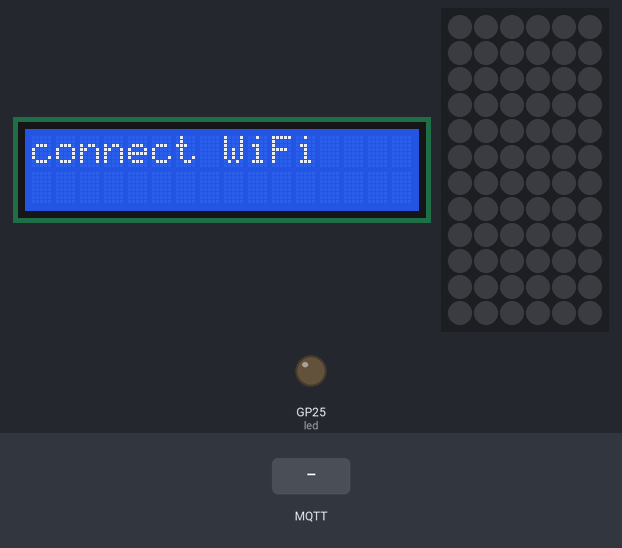
The program below on a simulated Raspberry Pi Pico running MicroPython. Parts: 16×2 character LCD, 6×12 RGB LED matrix (first LED top left, wired row by row), output pins drawn as LEDs (lit = HIGH). The test bench sets the inputs (shaded band). WiFi joins after 1.5 s; no MQTT or app messages arrive unless stated; values from a settings file that is not in the repository are placeholders; library files of the repository ran but are not shown: i2c_lcd.py, neopixel.py; what the program prints to the serial console is not drawn.

Above: at 0.4 s.
At 2.2 s:
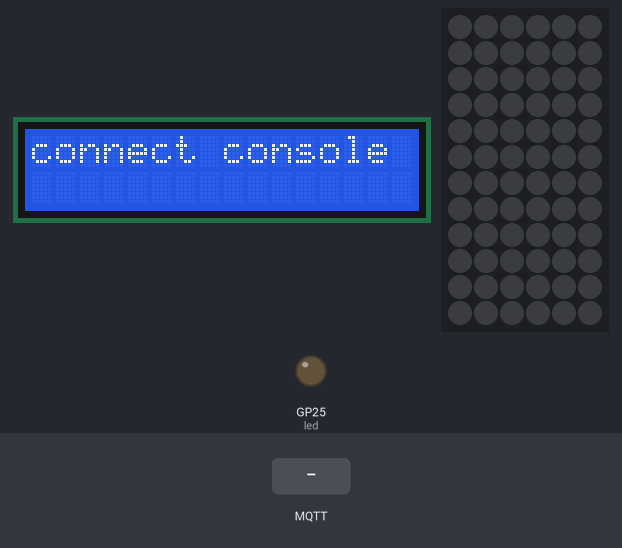
At 3.7 s:
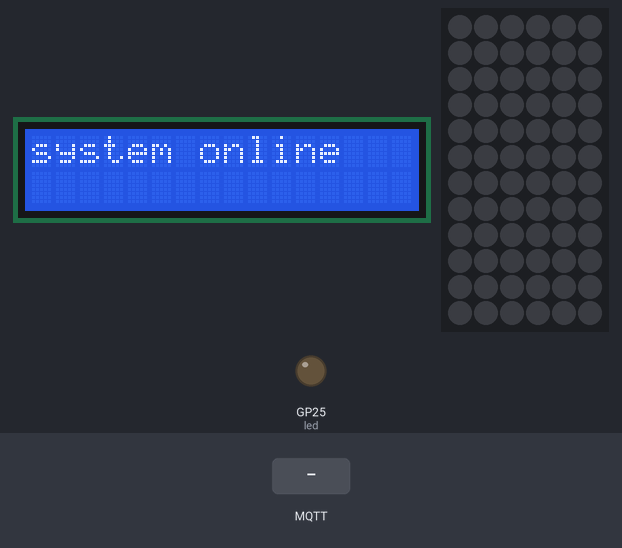
3.8 s: MQTT message "start" arrives on the first subscribed topic
5.3 s: MQTT message "stop" arrives on the first subscribed topic
6.8 s: MQTT message "reset" arrives on the first subscribed topic
Timing chart, 0 to 9.8 s (numbered marks = the images above; inputs shaded):
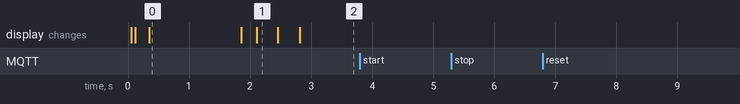

Measured:
- after the input at 3.8 s, every drawn part: stays the same
- after the input at 5.3 s, every drawn part: stays the same
- after the input at 6.8 s, every drawn part: stays the same
- what the display in image 0 shows lasts 1.6 s, from 0.3 s to 1.9 s

The program:

main.py
```python
"""
Project: Rosycov Mirror
File:    main.py (for RM device p2)
Target:  Raspberry Pi Pico W with RP2040
Description:
Puzzle two in the Rosycov Mirror series.
"""
from config import *
from grids import *
from umqtt.simple import MQTTClient

import errno
import gc
import i2c_lcd
import machine
import neopixel
import sys
import network
import time
import ubinascii

# Setup built in PICO LED as Output
led = machine.Pin('LED', machine.Pin.OUT)

# set up the neopixels as a 6x12 grid
npxPin = 16
npxHeight = 12
npxWidth = 6
npxLength = npxHeight * npxWidth
np = neopixel.Neopixel(npxLength, 0, 16, "GRB")

# some handy color tuples
red = (255, 0, 0)
green = (0, 255, 0)
blue = (0, 0, 255)
off = (0,0,0)

# flow red to green through yellow in 12 steps
redToGreen=[(255,0,0),(231,23,0),(208,46,0),
            (185,69,0),(162,92,0),(139,115,0),
            (115,139,0),(92,162,0),(69,185,0),
            (46,208,0),(23,231,0),(0,255,0)]
# actually flow green to red ...
redToGreen.reverse()

# create dictionary grid of rows on neopixel strip
grid = dict()
for row in range(npxHeight):
    r=list()
    for col in range(npxWidth):
        r.append((col*npxHeight)+row)

    grid[row] = r

# set up the LCD
I2C_ADDR = 0x27
totalRows = 2
totalColumns = 16

i2c = machine.SoftI2C(scl=machine.Pin(15), sda=machine.Pin(14), freq=10000)
lcd = i2c_lcd.I2cLcd(i2c, I2C_ADDR, totalRows, totalColumns)

# ----------------------------------------------------------

# perform a soft machine.reset
def reset():
    debug()
    print('Reset:')
    time.sleep(5)
    machine.reset()

# gah!
def debug():
    print('Debug:')
    print(f'memory used {gc.mem_alloc()}')
    print(f'memory free {gc.mem_free()}')

# cheat for the game master
def cheat():
    print('Cheat:')
    pass

def start():
    pass

# execute command received via MQTT
def do_command(command):
    if 'start' in command:
        start()
    elif 'stop' in command:
        sys.exit()
    elif 'reset' in command:
        machine.reset()
    elif 'debug' in command:
        debug()
    elif 'cheat' in command:
        cheat()
    elif 'clear' in command:
        lcd.clear()
        np_init()
    elif 'on' in command:
        led.value(1)
    elif 'off'in command:
        led.value(0)
    else:
        print(f'unknown command {msg}')

# process data received via MQTT
#  we expect that data is received from topic
# mcc/p1/data in the format aa:aa bb:bb cc:cc
stack = [None,None,None,None,None,None,None,None,None,None,None,None]
max_stack = 11
stack_index = 0
msg_count = 0

def process_data(m):
    global stack, max_stack, stack_index, msg_count

    msg_count = msg_count +1
    lcd_message(line1=f'msg count {msg_count}', line2=m)

    stack[stack_index] == m
    stack_index = stack_index + 1

    # roll the stack
    if stack_index > max_stack:
        stack_index = 0

    # status maxed out or not
    if msg_count >= max_stack +1:
        np_status(max_stack +1)
    else:
        np_status(msg_count)

# messages from subscriptions will be delivered to this callback
def mqtt_sub_callback(topic, msg):
    global led

    t=topic.decode()
    m=msg.decode()

    print('received')
    print(f'topic ....: {t}')
    print(f'message ..: {m}')

    if 'command' in t:
        do_command(m)
    elif 'data' in t:
        process_data(m)
    else:
        print('skip message')


# publish a message on a topic to the mqtt broker
def mqtt_publish(client, topic, message):
    client.publish(topic, message)

    print('sent')
    print(f'client....: {client}')
    print(f'topic ....: {topic}')
    print(f'message ..: {message}')

# notify the console the puzzle is solved
def solved():
    debug()

# turn off the entire strip
def np_init():
    global off

    np.fill(off)
    np.show()

# light up the grid to row n
def np_status(n):
    global grid
    global npxHeight
    global off

    # bounds check
    if n <= 0:
        n=1
    if n > npxHeight:
        n = npxHeight

    print(f'np status {n}')

    # light up rows 0-n
    for r in range(0,n):
        for p in grid[r]:
            np[p]=redToGreen[r]
    # turn off rows n+1 - max
    for r in range(n+1, npxHeight):
        for p in grid[r]:
            np[p]=off

    np.show()

# write up to two lines to LCD
def lcd_message(line1, line2=None):
    lcd.clear()
    lcd.move_to(0,0)
    lcd.putstr(line1)
    if line2 is not None:
        lcd.move_to(0,1)
        lcd.putstr(line2)


# ----------------------------------------------------------
def main():
    lcd_message(line1='system online')

    while True:
        mqttClient.check_msg()
        # callback will process the message

        time.sleep(.5)

    # solution achieved!
    solved()

# ----------------------------------------------------------
if __name__ == '__main__':
    print ('not imported from boot.py')

else:
    # power on sequence
    last_publish = 0
    publish_interval = 1

    # turn off np grid and LCD
    np_init()
    lcd.clear()

    # connect to WiFi
    lcd_message(line1='connect WiFi')
    sta_if = network.WLAN(network.STA_IF)
    ap_if = network.WLAN(network.AP_IF)

    ap_if.active(False)
    sta_if.active(True)
    sta_if.connect(SSID, SSID_PW)

    while not sta_if.isconnected(): pass

    # connect to MQTT broker
    lcd_message(line1='connect console')
    mqttClient = MQTTClient(CLIENT_ID, MQTT_BROKER, user=MQTT_USER, password=MQTT_PW, keepalive=60)

    mqttClient.connect()
    lcd_message(line1='console on')

    # subscribe to commands and data
    mqttClient.set_callback(mqtt_sub_callback)
    mqttClient.subscribe(MQTT_COMMAND)
    print(f'Subscribed to {MQTT_COMMAND} listening for commands')

    mqttClient.subscribe(MQTT_DATA)
    print(f'Subscribed to {MQTT_DATA} listening for data')

    # tell the console we are up and running
    print(f'Sending status online')
    mqtt_publish(mqttClient, MQTT_ROOT + '/status', 'poweron')

    # give the game master needed information
    print(f'Sending cheat')
    cheat()

    # ToDo: wait for start command
    lcd_message(line1='standby')

    # This protects against a memory error and resets the Pico
    while True:
        try:
            main()
        except OSError as e:
            print("Error: " + str(e))
            machine.reset()

# ----------------------------------------------------------
# ----------------------------------------------------------
```

boot.py
```python
print('system starting')
print('RM puzzle #2')
print('calling main function')

import main

print('main function complete')
```

Source omitted: grids.py (data table, 15499 bytes)
